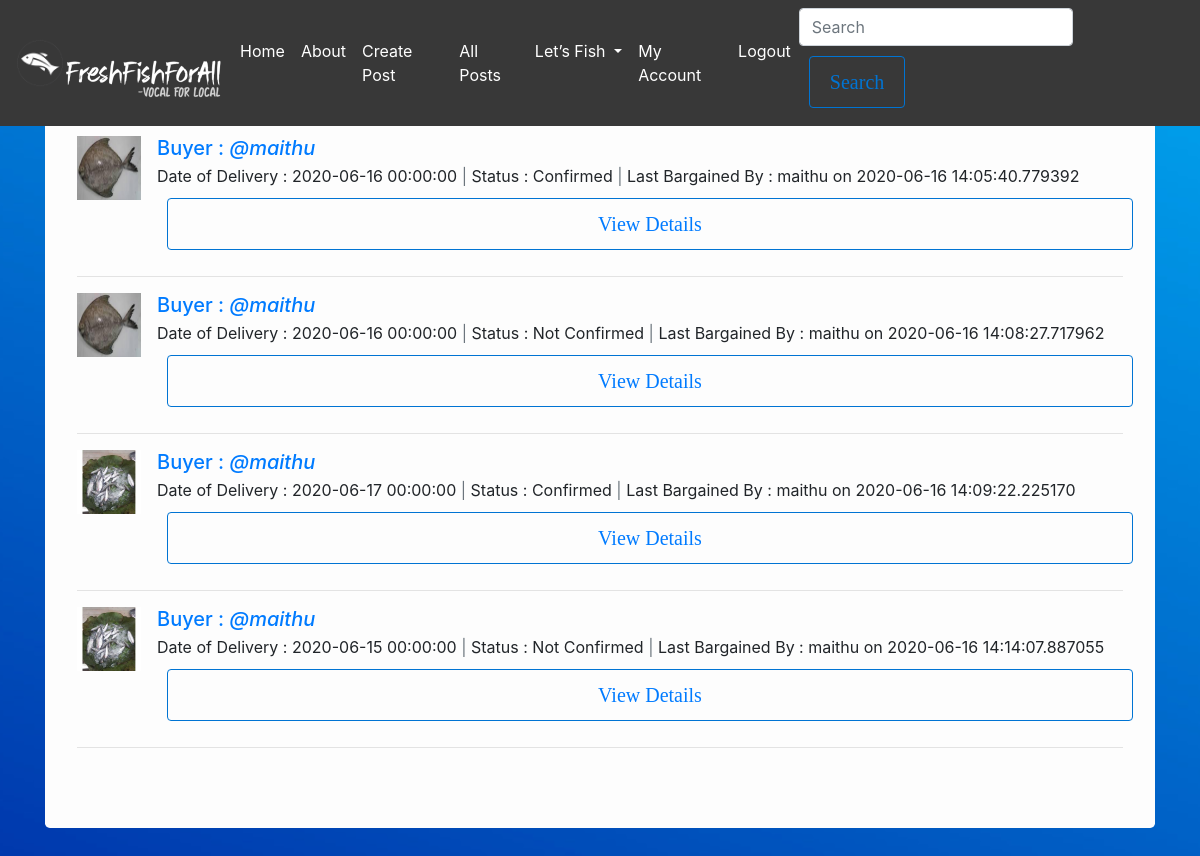
/all_orders (signed in), run on an earlier commit of the app's database.
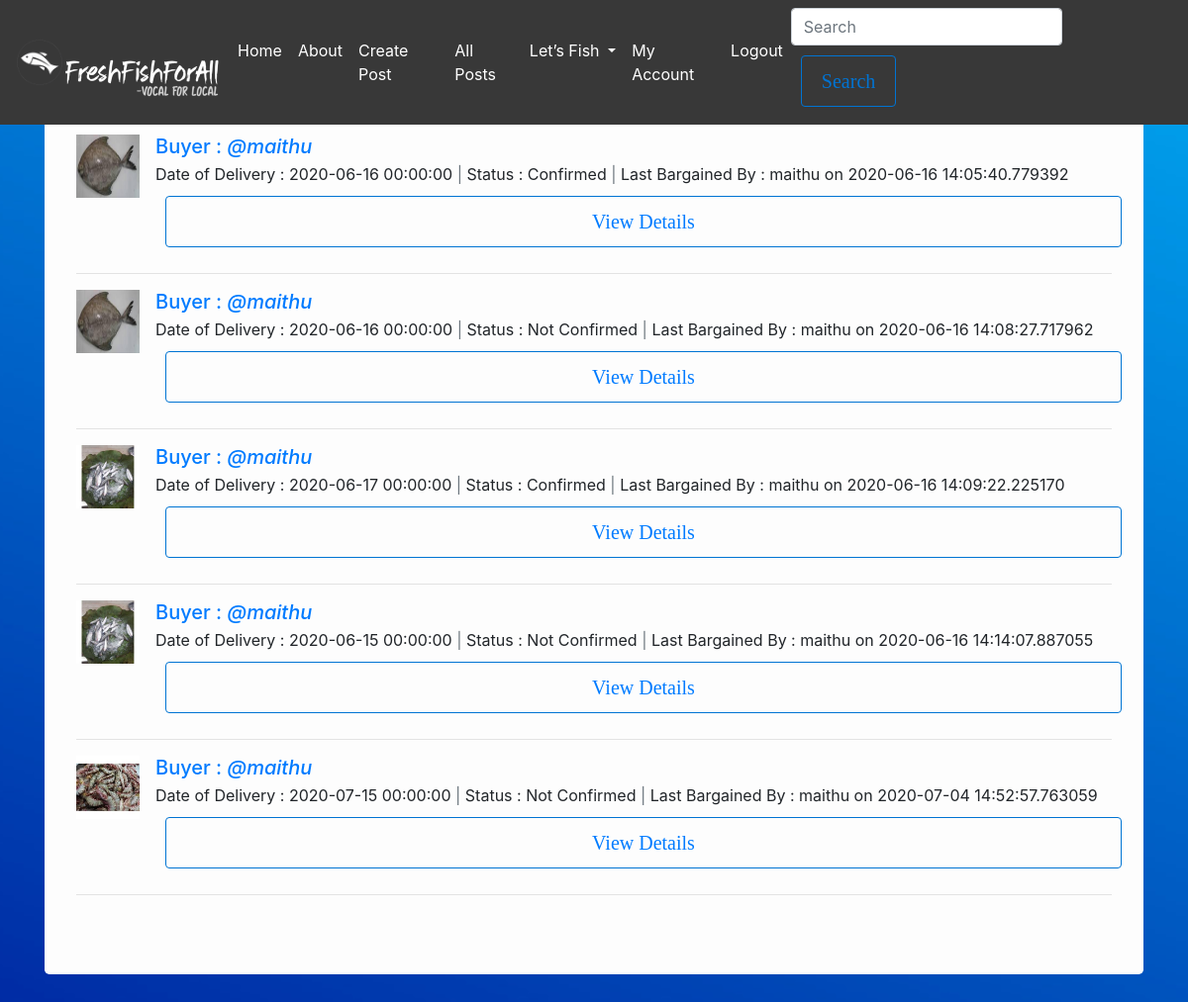
And on a later commit of the database.
### flaskblog/models.py (models this page shows, shortened)
class Order(db.Model):
    id               = db.Column(db.Integer, primary_key = True)
    date_placed      = db.Column(db.DateTime, index=True, nullable=False, default=datetime.utcnow)
    date_of_delivery = db.Column(db.DateTime, index=True, nullable=False, default=datetime.utcnow)
    bargained_price  = db.Column(db.Integer)
    quantity         = db.Column(db.Integer)
    unit             = db.Column(db.String(20), nullable=False) # kg,gm,v
    is_valid         = db.Column(db.Boolean, nullable=False, default=False)
    seller_id        = db.Column(db.Integer, db.ForeignKey('user.id'), nullable=False)
    buyer_id         = db.Column(db.Integer, db.ForeignKey('user.id'), nullable=False)
    seller           = db.relationship("User", foreign_keys=[seller_id])
    buyer            = db.relationship("User", foreign_keys=[buyer_id])
    last_modified_by = db.Column(db.String(20))
    last_modified_on = db.Column(db.DateTime, index=True, default=datetime.utcnow)

class Fish(db.Model):
    id          = db.Column(db.Integer, primary_key = True)
    name        = db.Column(db.String(20), nullable=False)
    upload_date = db.Column(db.DateTime, index=True, nullable=False, default=datetime.utcnow)
    image_file  = db.Column(db.String(20), nullable=False)
    price       = db.Column(db.Integer, nullable=False)
    unit        = db.Column(db.String(20), nullable=False) # kg,g
    size        = db.Column(db.String(20), nullable=False) #Small, Medium, Large
    pc_vatta    = db.Column(db.Integer)
    price_vatta = db.Column(db.Integer)
    isAvailable = db.Column(db.Boolean, nullable=False, default=False)
    orders      = db.relationship('Order', secondary=ords, backref=db.backref('fishes'), lazy='dynamic')
    seller_id   = db.Column(db.Integer, db.ForeignKey('user.id'), nullable=False)

class User(db.Model, UserMixin):
    id            = db.Column(db.Integer, primary_key = True)
    username      = db.Column(db.String(20), unique=True, nullable=False)
    fullname      = db.Column(db.String(60))
    email         = db.Column(db.String(20), unique=True)
    address       = db.Column(db.String(120))
    image_file    = db.Column(db.String(20), nullable=False, default='default.jpg')
    password      = db.Column(db.String(60), nullable=False)
    points        = db.Column(db.Integer)
    posts         = db.relationship('Post', backref='post_author', lazy=True)
    fishes        = db.relationship('Fish', backref='fish_seller', lazy='dynamic')
    mycarousel    = db.relationship('Mycarousel', backref='author', lazy='dynamic')
    followed = db.relationship(
        'User', secondary=followers,
        primaryjoin=(followers.c.follower_id == id),
        secondaryjoin=(followers.c.followed_id == id),
        backref=db.backref('followers', lazy='dynamic'), lazy='dynamic')

### flaskblog/fish/routes.py (the view)
@fishes.route("/all_orders", methods=['GET'])
@login_required
def all_orders():
    orders = Order.query.filter_by(seller_id=current_user.id).all()
    return render_template('all_orders.html',orders=orders, user='seller')

### flaskblog/models.py (called while the page is built)
@login_manager.user_loader
def load_user(user_id):
    return User.query.get(int(user_id))

### flaskblog/templates/all_orders.html
{% extends "layout.html" %}
{% block content %}
<div class="container">
    <div class="jumbotron bg">
        <ul class="list-unstyled">
            {% for order in orders %}
            <li class="media">
                    <img src="{{ url_for('static', filename='fish_pics/'+order.fishes[0].image_file)}}" class="mr-3" style="width: 64px; height: 64px;" alt="...">
                    <div class="media-body" >
                    {% if user == 'seller' %}
                        <h5 class="mt-0 mb-1"><a href="{{ url_for('users.user_popup', username=order.buyer.username)}}">Buyer : <i>@{{ order.buyer.username }}</i></a></h5>
                    {% elif user== 'buyer' %}
                        <h5 class="mt-0 mb-1"><a href="{{ url_for('users.user_popup', username=order.seller.username)}}">Seller : <i>@{{ order.seller.username }}</i></a></h5>
                    {% endif %}
                      Date of Delivery : {{ order.date_of_delivery }}
                      <span class="text-muted">|</span>
                      Status : {% if order.is_valid %} Confirmed {% else %} Not Confirmed {% endif %}
                      <span class="text-muted">|</span>
                      Last Bargained By : {{order.last_modified_by}} on {{order.last_modified_on}} <br>
                      <a href="{{url_for('fishes.order', order=order.id)}}" class="btn btn-outline-primary btn-block">View Details</a>
                    </div>
            </li>
            <hr>
            {% endfor %}
        </ul>
    </div>
</div>
{% endblock content %}

What changed in the data, as far as the page shows it:
added Order: image_file (picture), buyer.username "maithu", date_of_delivery "2020-07-15 00:00:00", is_valid "Not Confirmed", last_modified_by "maithu", last_modified_on "2020-07-04 14:52:57.763059"
